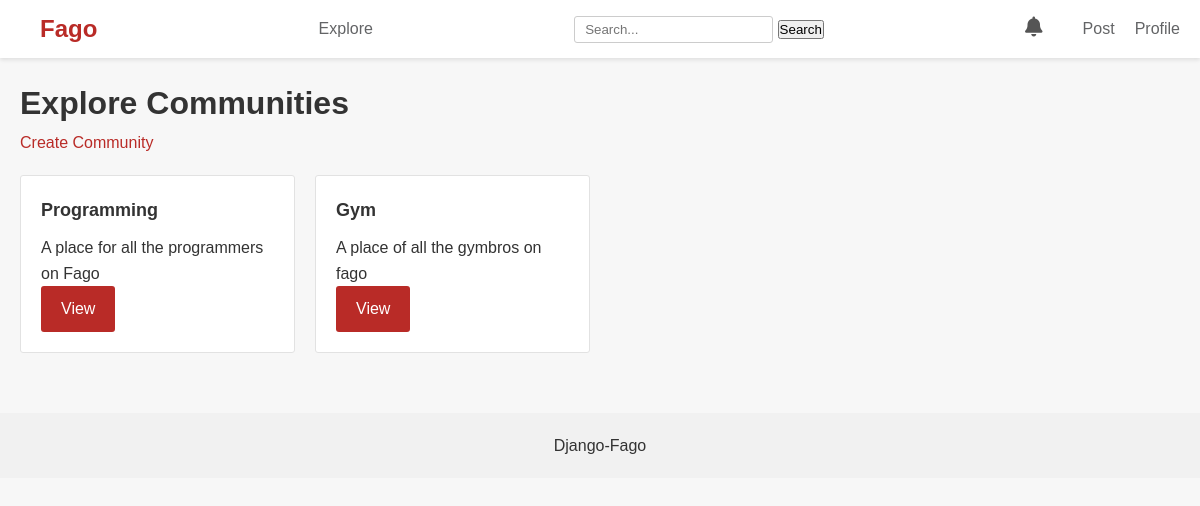
Page /c/explore/ (signed in) on the earlier database version.
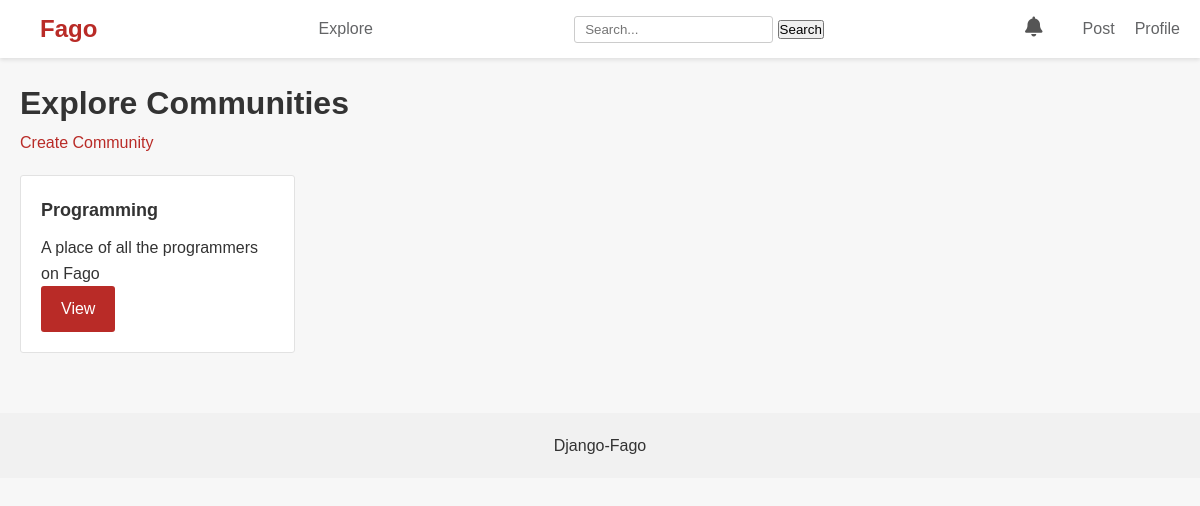
Same page on the later database version.
### communities/models.py (models this page shows, shortened)
class Community(models.Model):
    name = models.CharField(max_length=100, unique=True)
    description = models.TextField()
    owner = models.ForeignKey(User, on_delete=models.SET_NULL, null=True)
    members = models.ManyToManyField(User, related_name='communities')

### communities/views.py (the view)
# urls.py: path('explore/', views.explore, name='explore-communities'),
def explore(request):
    communities = Community.objects.all()
    context = {
        'communities': communities
    }
    return render(request, 'communities/explore.html', context=context)

### communities/templates/communities/explore.html (shortened to what this page needs)
{% extends 'posts/base.html' %}
{% block content %}
<main class="container">
    <h1>Explore Communities</h1><a href="{% url 'create-community' %}" class="hi">Create Community</a>
    <div class="communities">
        {% for community in communities %}
        <div class="community-card">
            <h2>{{ community.name }}</h2>
            <p>{{ community.description }}</p>
                {% if community in user.communities.all %}
                <a href="{% url 'community' community.name %}" class="btn">View</a>
                {% else %}
                <a href="{% url 'join-community' community.name %}" class="btn">Join Community</a>
                {% endif %}
        </div>
        {% endfor %}
    </div>
</main>
{% endblock %}

Differences in the rows shown:
removed Community: name "Gym", description "A place of all the gymbros on fago", shows "View"
changed Community "Programming": description "A place for all the programmers on Fago" → "A place of all the programmers on Fago"
